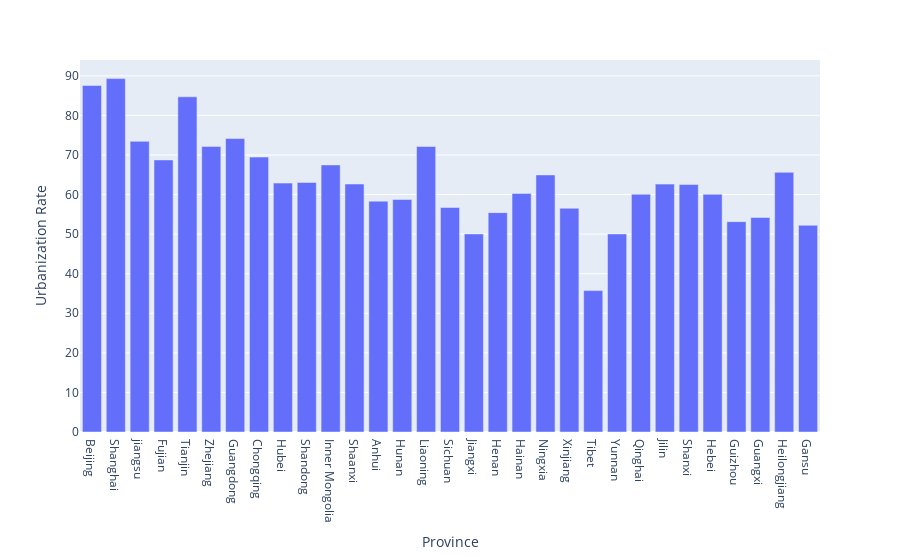

Here is the notebook cell this chart was saved with:
### Code cell
PUR=px.bar(df3,x="Province",y="Urbanization Rate")
PUR

### Figure 1 — Plotly figure (JSON) as saved in the notebook; plotly's stock layout.template omitted (floating-point values rounded to 4 significant figures)
{"data": [{"alignmentgroup": "True", "hovertemplate": "Province=%{x}<br>Urbanization Rate=%{y}<extra></extra>", "legendgroup": "", "marker": {"color": "#636efa", "pattern": {"shape": ""}}, "name": "", "offsetgroup": "", "orientation": "v", "showlegend": false, "textposition": "auto", "type": "bar", "x": ["Beijing", "Shanghai", "jiangsu", "Fujian", "Tianjin", "Zhejiang", "Guangdong", "Chongqing", "Hubei", "Shandong", "Inner Mongolia", "Shaanxi", "Anhui", "Hunan", "Liaoning", "Sichuan", "Jiangxi", "Henan", "Hainan", "Ningxia", "Xinjiang", "Tibet", "Yunnan", "Qinghai", "Jilin", "Shanxi", "Hebei", "Guizhou", "Guangxi", "Heilongjiang", "Gansu"], "xaxis": "x", "y": [87.55, 89.3, 73.44, 68.75, 84.7, 72.17, 74.15, 69.46, 62.89, 63.05, 67.48, 62.66, 58.33, 58.76, 72.14, 56.73, 50.05, 55.43, 60.27, 64.96, 56.53, 35.73, 50.05, 60.08, 62.64, 62.53, 60.07, 53.15, 54.2, 65.61, 52.23], "yaxis": "y"}], "layout": {"autosize": true, "barmode": "relative", "legend": {"tracegroupgap": 0}, "margin": {"t": 60}, "xaxis": {"anchor": "y", "autorange": true, "domain": [0, 1], "range": [-0.5, 30.5], "title": {"text": "Province"}, "type": "category"}, "yaxis": {"anchor": "x", "autorange": true, "domain": [0, 1], "range": [0, 94], "title": {"text": "Urbanization Rate"}, "type": "linear"}}}
